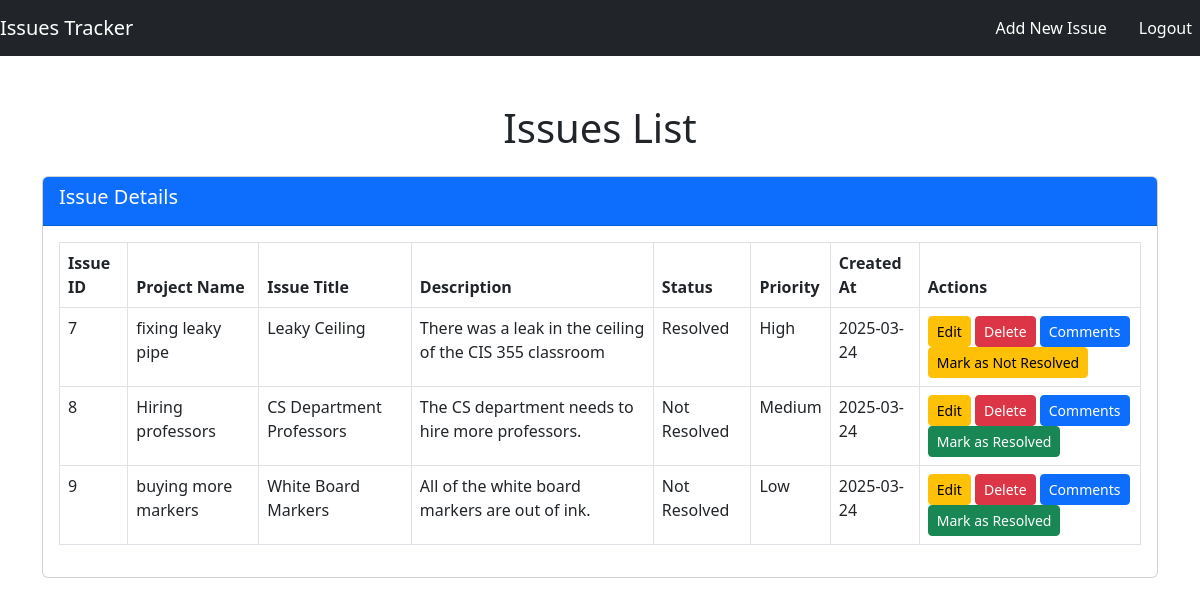
Screenshot of /issues_list.php (signed in) with the database file from the repository.
### tables this page shows
CREATE TABLE `iss_issues` (
  `id` int(11) NOT NULL,
  `short_description` varchar(255) NOT NULL,
  `long_description` text NOT NULL,
  `status` enum('Resolved','Not Resolved') NOT NULL DEFAULT 'Not Resolved',
  `open_date` date NOT NULL,
  `close_date` datetime DEFAULT NULL,
  `priority` varchar(255) NOT NULL,
  `org` varchar(255) NOT NULL,
  `project` varchar(255) NOT NULL,
  `per_id` int(11) NOT NULL,
  `created_by` int(11) DEFAULT NULL
);

### issues_list.php (the view, shortened to what this page needs)
<?php
require_once 'db_connect.php';
$user_id = isset($_SESSION['user_id']) ? $_SESSION['user_id'] : null;
$stmt = $pdo->prepare("SELECT * FROM iss_issues
                       ORDER BY
                           CASE
                               WHEN priority = 'High' THEN 1
                               WHEN priority = 'Medium' THEN 2
                               WHEN priority = 'Low' THEN 3
                           END ASC, open_date DESC");
$stmt->execute();
$issues = $stmt->fetchAll(PDO::FETCH_ASSOC);
?>
<!DOCTYPE html>
<html lang="en">
<head>
    <link href="https://cdn.jsdelivr.net/npm/bootstrap@5.3.0-alpha1/dist/css/bootstrap.min.css" rel="stylesheet">
</head>
<body>
<nav class="navbar navbar-expand-lg navbar-dark bg-dark">
    <a class="navbar-brand" href="#">Issues Tracker</a>
    <div class="collapse navbar-collapse" id="navbarNav">
        <ul class="navbar-nav ms-auto">
            <li class="nav-item">
                <a class="nav-link btn btn-success btn-lg text-white" href="add_issue.php">Add New Issue</a>
            </li>
            <li class="nav-item">
                <a class="nav-link btn btn-success btn-lg text-white ms-3" href="login.php">Logout</a>
            </li>
        </ul>
    </div>
</nav>
<div class="container my-5">
    <h1 class="text-center mb-4">Issues List</h1>
    <div class="card mb-4">
        <div class="card-header bg-primary text-white">
            <h5>Issue Details</h5>
        </div>
        <div class="card-body">
            <table class="table table-bordered">
                <thead class="thead-dark">
                    <tr>
                        <th scope="col">Issue ID</th>
                        <th scope="col">Project Name</th>
                        <th scope="col">Issue Title</th>
                        <th scope="col">Description</th>
                        <th scope="col">Status</th>
                        <th scope="col">Priority</th>
                        <th scope="col">Created At</th>
                        <th scope="col">Actions</th>
                    </tr>
                </thead>
                <tbody>
                    <?php foreach ($issues as $issue): ?>
                    <tr>
                        <td><?php echo $issue['id']; ?></td>
                        <td><?php echo htmlspecialchars($issue['project']); ?></td>
                        <td><?php echo htmlspecialchars($issue['short_description']); ?></td>
                        <td><?php echo htmlspecialchars($issue['long_description']); ?></td>
                        <td>
            <?php echo htmlspecialchars($issue['status']); ?>
        </td>
                        <td><?php echo htmlspecialchars($issue['priority']); ?></td>
                        <td><?php echo $issue['open_date']; ?></td>
                        <td>
    <?php if ($issue['created_by'] == $user_id || (isset($_SESSION['admin']) && $_SESSION['admin'] == 'yes')): ?>
        <a href="edit_issue.php?id=<?php echo $issue['id']; ?>" class="btn btn-warning btn-sm">Edit</a>
        <a href="delete_issue.php?id=<?php echo $issue['id']; ?>" onclick="return confirm('Are you sure?');" class="btn btn-danger btn-sm">Delete</a>
    <?php else: ?>
    <?php endif; ?>
    <button class="btn btn-primary btn-sm" onclick="showComments(<?php echo $issue['id']; ?>)">Comments</button>
    <?php if ($issue['status'] == 'Not Resolved'): ?>
        <form method="POST" action="mark_resolved.php" style="display:inline;" id="markResolvedForm_<?php echo $issue['id']; ?>">
            <button type="button" class="btn btn-success btn-sm" onclick="confirmResolution(<?php echo $issue['id']; ?>)">
                Mark as Resolved
            </button>
        </form>
    <?php else: ?>
        <?php if (isset($_SESSION['admin']) && $_SESSION['admin'] == 'yes'): ?>
            <form method="POST" action="mark_not_resolved.php" style="display:inline;" id="markNotResolvedForm_<?php echo $issue['id']; ?>">
                <button type="button" class="btn btn-warning btn-sm" onclick="confirmNotResolved(<?php echo $issue['id']; ?>)">
                    Mark as Not Resolved
                </button>
            </form>
        <?php endif; ?>
    <?php endif; ?>
</td>
                    </tr>
                    <?php endforeach; ?>
                </tbody>
            </table>
        </div>
    </div>
</div>
</body>
</html>

### rows the page displays
iss_issues: id "7", project "fixing leaky pipe", short_description "Leaky Ceiling", long_description "There was a leak in the ceiling of the CIS 355 classroom", status "Resolved", priority "High", open_date "2025-03-24"
iss_issues: id "8", project "Hiring professors", short_description "CS Department Professors", long_description "The CS department needs to hire more professors.", status "Not Resolved", priority "Medium", open_date "2025-03-24"
iss_issues: id "9", project "buying more markers", short_description "White Board Markers", long_description "All of the white board markers are out of ink.", status "Not Resolved", priority "Low", open_date "2025-03-24"
